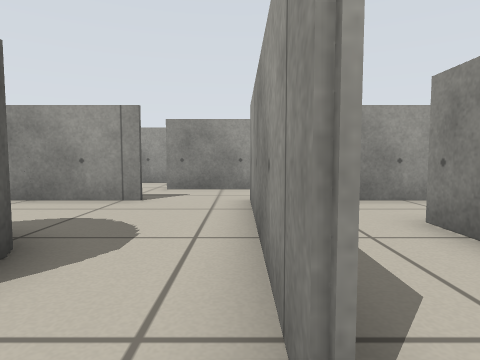
view 1 (above)

23 first-person views from a walk through a Stage world. The camera is 0.45 m above the floor, tilts 4° down and sees 75° across. The lines on the ground mark 1 m squares. The floor is counted in squares, 0.5 m on a side. Each view is taken from the middle of a square. On the plan, view 1 faces up. The plan holds only what a view shows up to about 11 squares ahead; the rest is blank. Robots are left out.

view 2
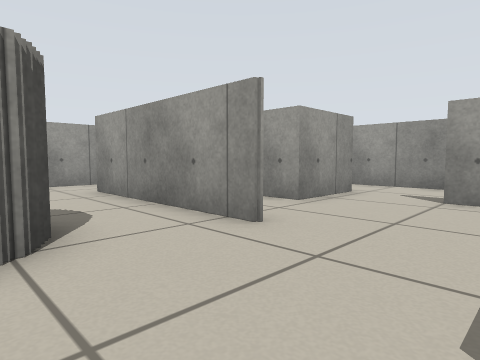

view 3
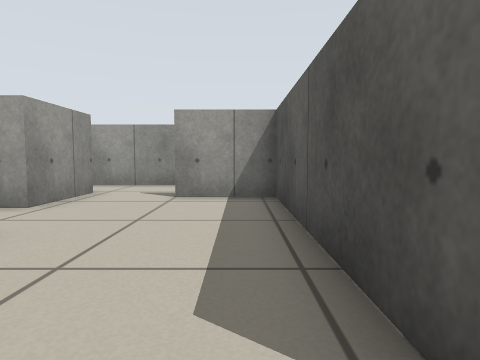

view 4
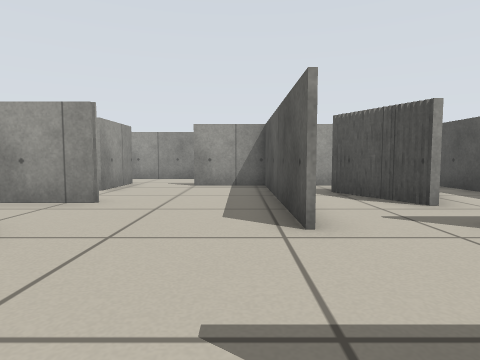

view 5
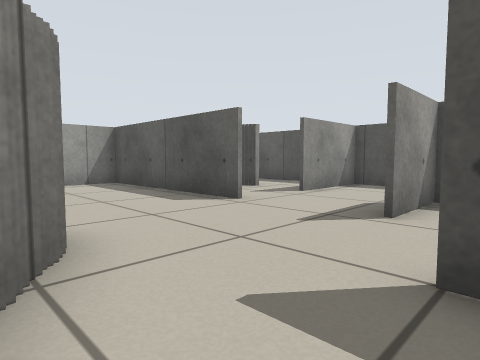

view 6
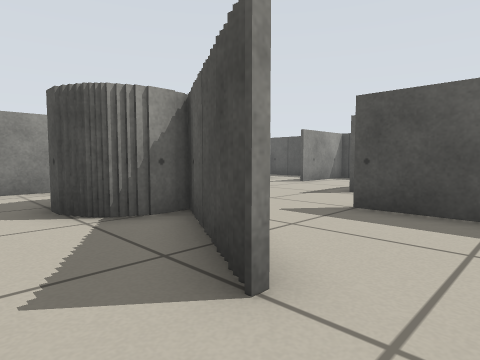

view 7
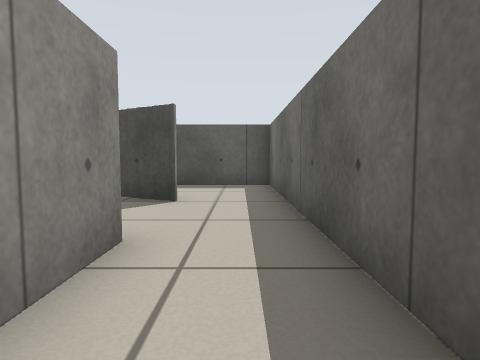

view 8
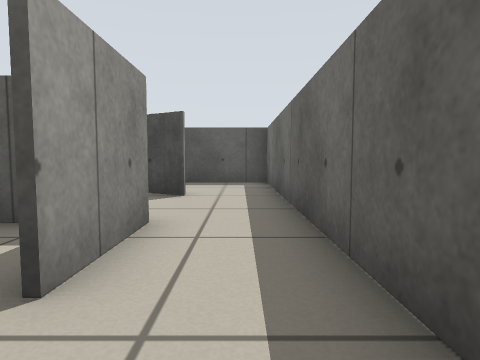

view 9
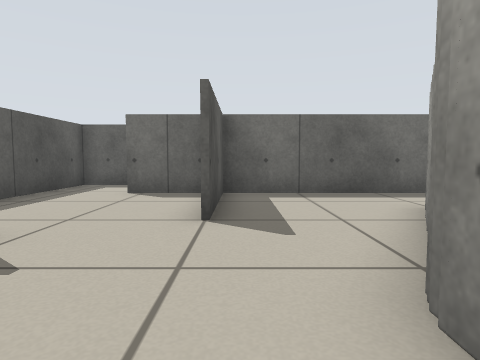

view 10
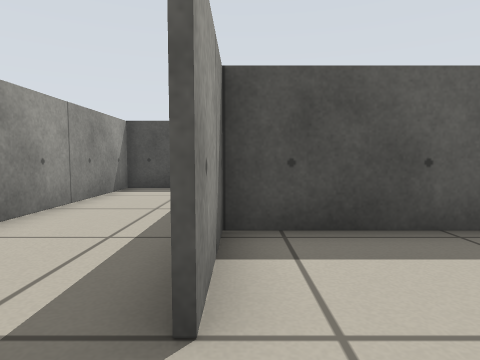

view 11
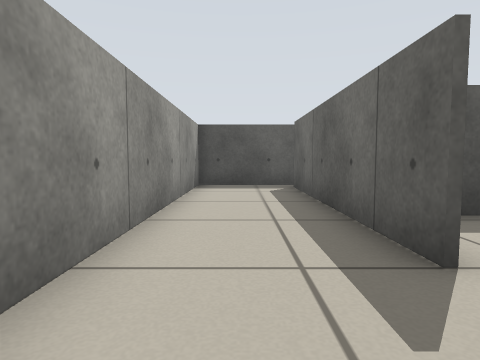

view 12
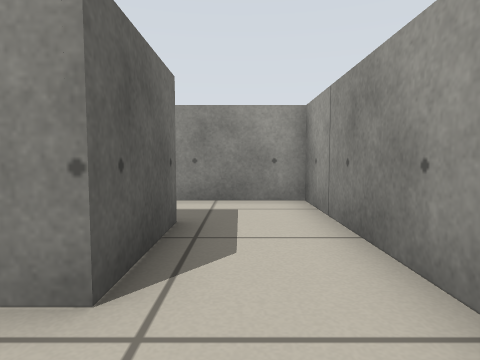

view 13
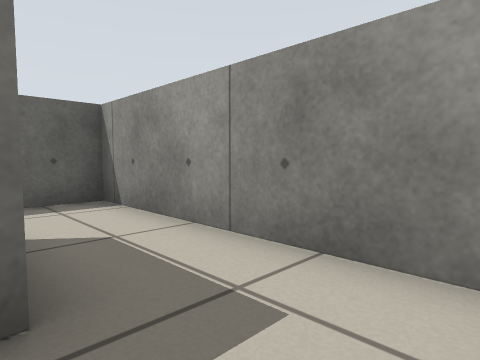

view 14
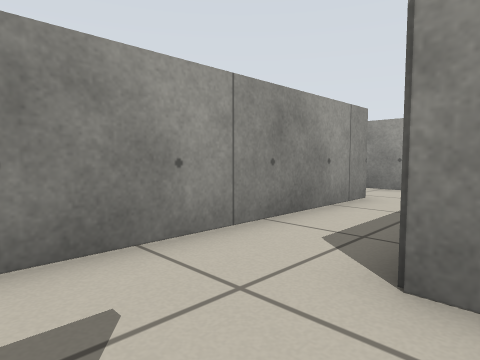

view 15
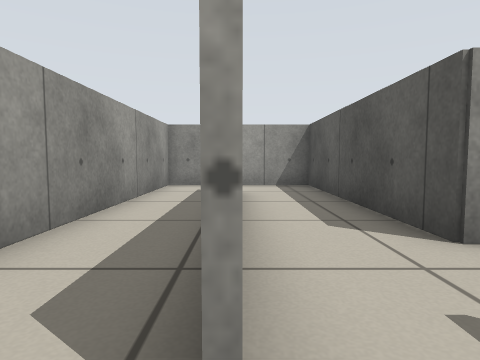

view 16
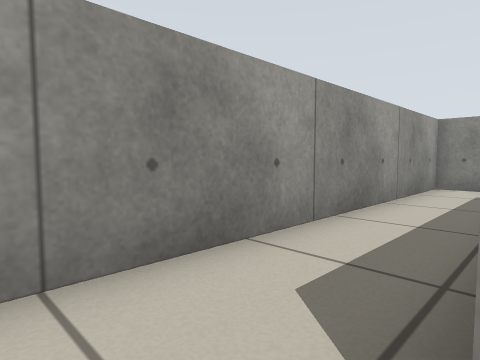

view 17
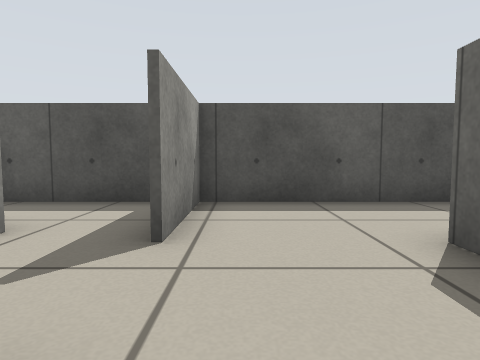

view 18
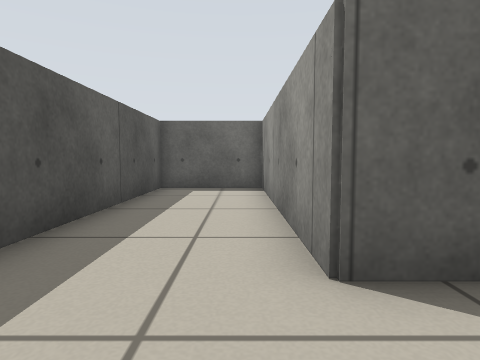

view 19
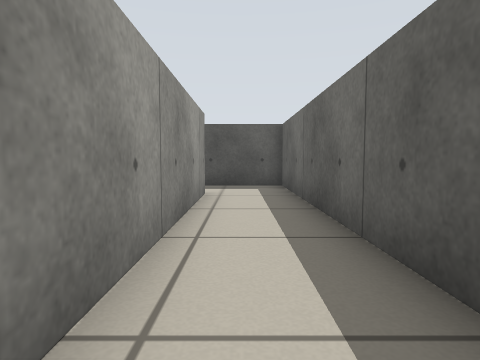

view 20
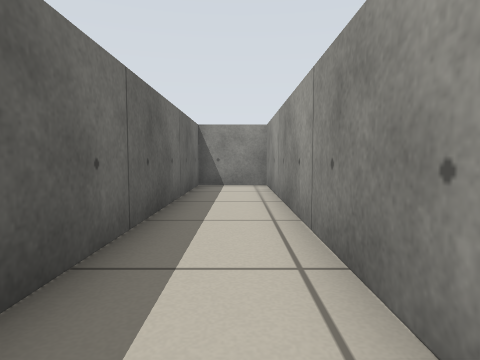

view 21
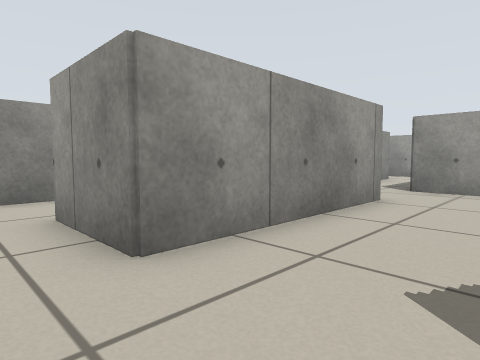

view 22
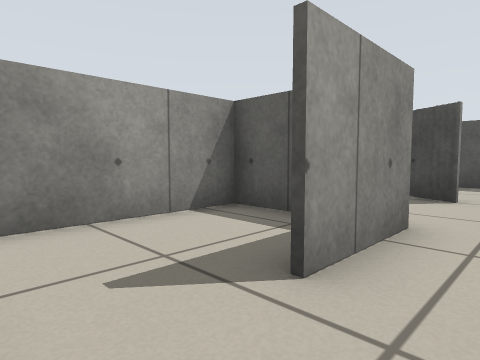

view 23
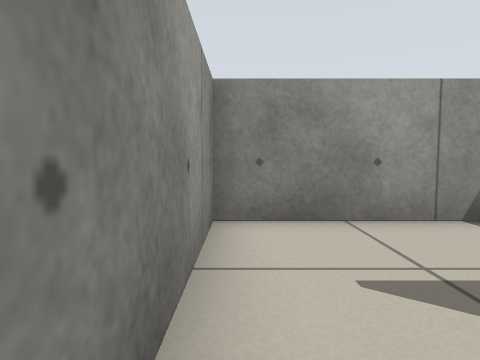

### Floor plan
Ten units are one square. View 1 is at (0, 0); x grows to the right and y downward. Boxes are objects, and circles mark ways between rooms. Rooms are numbered by the first view taken in them; rooms with no view inside come last. Other rooms are left out.
<svg viewBox="-130 -119 210 208">
<path fill="none" stroke="#000" d="M43 5 43 78M-21 28 42 28 42 5M51 -44 51 -18 26 -18 26 -44M-36 -11 -41 -11M75 -66 3 -66 3 -51M45 84 74 84 74 -69M-76 5 -64 5M-100 10 -100 30M-105 52 -88 52M-53 52 -53 29M-72 -32 -66 -32M-69 -30 -64 -30M-65 -28 -60 -28M-78 -34 -71 -34M-43 -28 -43 -34 -30 -34M-46 -15 -46 -29M-20 -66 -77 -66 -77 -91M-21 -31 -21 -26M-100 -99 -100 5 -76 5M-75 -114 -100 -114M2 -8 2 -67M2 -67 74 -67M51 -90 -21 -90M74 -69 74 -94M-52 42 -52 53 -124 53M-124 49 -124 84 -21 84 -21 52M-101 29 -101 -114M-100 -114 -124 -114 -124 49M-125 52 -105 52M74 -94 74 -114 -28 -114M-12 84 45 84M42 51 42 45M-60 -67 -46 -67 -46 -114 -75 -114M2 52 10 52M9 50 15 50M-2 55 4 55M14 48 20 48M19 45 24 45"/>
<circle cx="-60" cy="13" r="3" fill="#2a7"/>
<circle cx="-10" cy="-10" r="3" fill="#2a7"/>
<circle cx="-70" cy="-10" r="3" fill="#2a7"/>
<circle cx="-35" cy="30" r="3" fill="#2a7"/>
<circle cx="40" cy="80" r="3" fill="#2a7"/>
<circle cx="-100" cy="35" r="3" fill="#2a7"/>
<circle cx="-15" cy="-70" r="3" fill="#2a7"/>
<circle cx="-80" cy="-105" r="3" fill="#2a7"/>
<circle cx="-30" cy="-90" r="3" fill="#2a7"/>
<circle cx="65" cy="-90" r="3" fill="#2a7"/>
<circle cx="-20" cy="45" r="3" fill="#2a7"/>
<circle cx="-10" cy="60" r="3" fill="#2a7"/>
<circle cx="30" cy="55" r="3" fill="#2a7"/>
<text x="20" y="0">1</text>
<text x="-80" y="30">2</text>
<text x="-60" y="-50">3</text>
<text x="20" y="-80">4</text>
<text x="-70" y="70">5</text>
<text x="-120" y="-40">6</text>
<text x="20" y="-110">7</text>
<text x="10" y="70">8</text>
<text x="-60" y="-100">9</text>
<text x="0" y="40">10</text>
</svg>
Room 1 opens to room 2. Room 1 opens to room 3. Room 1 opens to room 5. Room 1 opens to room 8. Room 2 opens to room 6. Room 3 opens to room 4. Room 3 opens to room 9. Room 4 opens to room 7. Room 5 opens to room 10. Room 8 opens to room 10.

Where each view was taken, in squares from view 1:
view 1: 0 up, 0 right, facing up
view 2: 2 down, 3 left, facing up-right
view 3: 2 down, 3 left, facing right
view 4: 2 down, 6 left, facing right
view 5: 2 up, 7 left, facing down-right
view 6: 5 up, 9 left, facing down-right
view 7: 10 up, 9 left, facing down
view 8: 11 up, 9 left, facing down
view 9: 0 up, 2 left, facing left
view 10: 1 up, 4 right, facing down
view 11: 2 up, 6 right, facing down
view 12: 0 up, 6 right, facing up
view 13: 4 up, 7 right, facing up-left
view 14: 6 up, 2 left, facing up-right
view 15: 9 up, 3 left, facing right
view 16: 9 up, 3 left, facing up-right
view 17: 2 down, 3 left, facing down
view 18: 6 down, 3 left, facing left
view 19: 5 up, 11 left, facing down
view 20: 1 up, 11 left, facing up
view 21: 4 up, 9 left, facing up-right
view 22: 11 up, 9 left, facing down-right
view 23: 11 up, 9 left, facing right
